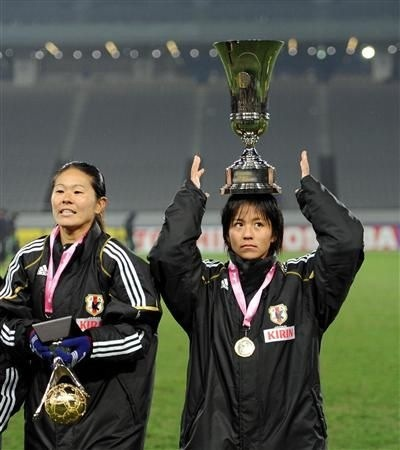
#> input picture kaoface.jpg, 400 x 450 px
$ python mosaic.py
#> lines starting #> are read from the running program, lines starting #| are printed output that depends on the picture
#ライブラリをインポート
import cv2

#画像読み込み
img = cv2.imread("kaoface.jpg")
#> img is the input picture: shape (450, 400, 3); mean B, G, R 73.8, 83.8, 80.1
img_gray = cv2.cvtColor(img, cv2.COLOR_BGR2GRAY)
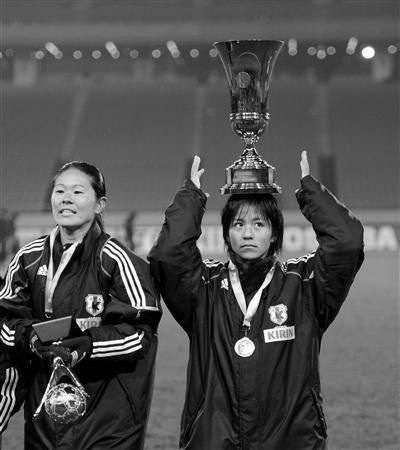
#> img_gray: shape (450, 400); min 0, max 255, mean 81.6
img_con = img.copy()

#モザイク関数
def mosaic(img, ratio=0.1):
    small = cv2.resize(img, None, fx=ratio, fy=ratio, interpolation=cv2.INTER_NEAREST)
    return cv2.resize(small, img.shape[:2][::-1], interpolation=cv2.INTER_NEAREST)

#モザイクエリア
def mosaic_area(img, x, y, width, height, ratio=0.1):
    dst = img.copy()
    dst[y:y+height, x:x+width] = mosaic(dst[y:y+height, x:x+width], ratio)
    return dst

# カスケードファイル読み込み
cascade = cv2.CascadeClassifier(".\haarcascade_frontalface_alt2.xml")
#顔検出
faces = cascade.detectMultiScale(img_gray)
#> faces = [[44, 172, 50, 50], [223, 204, 52, 52], [190, 223, 44, 44]]
#検出した顔にモザイク処理
if len(faces) > 0:
    for face in faces:
        x, y, w, h =face
        img_con = mosaic_area(img_con,x, y, w, h)
#> this loop made 3 passes
#> pass 3, `img_con = mosaic_area(img_con,x, y, w, h)`:
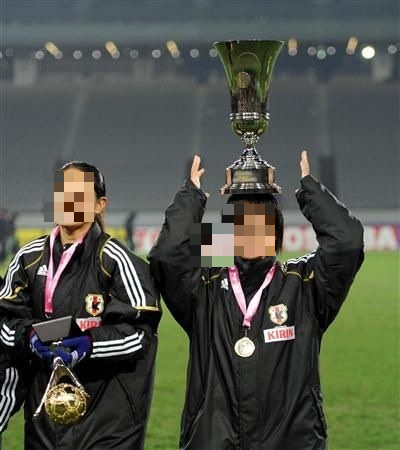
#> img_con: shape (450, 400, 3); mean B, G, R 73.8, 83.7, 79.9
#ファイル書き出し
cv2.imwrite("mosaic_face.jpg", img_con)
